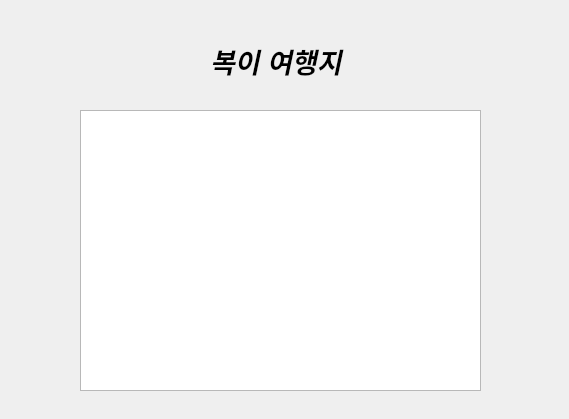
<?xml version="1.0" encoding="UTF-8"?>
<ui version="4.0">
 <class>sight</class>
 <widget class="QDialog" name="sight">
  <property name="geometry">
   <rect>
    <x>0</x>
    <y>0</y>
    <width>569</width>
    <height>419</height>
   </rect>
  </property>
  <property name="font">
   <font>
    <pointsize>11</pointsize>
   </font>
  </property>
  <property name="windowTitle">
   <string>Dialog</string>
  </property>
  <widget class="QTableWidget" name="listtable">
   <property name="geometry">
    <rect>
     <x>80</x>
     <y>110</y>
     <width>401</width>
     <height>281</height>
    </rect>
   </property>
   <property name="font">
    <font>
     <pointsize>11</pointsize>
    </font>
   </property>
  </widget>
  <widget class="QLabel" name="label">
   <property name="geometry">
    <rect>
     <x>210</x>
     <y>30</y>
     <width>221</width>
     <height>61</height>
    </rect>
   </property>
   <property name="font">
    <font>
     <pointsize>20</pointsize>
     <weight>75</weight>
     <italic>true</italic>
     <bold>true</bold>
    </font>
   </property>
   <property name="text">
    <string>복이 여행지</string>
   </property>
  </widget>
 </widget>
 <resources/>
 <connections/>
</ui>
